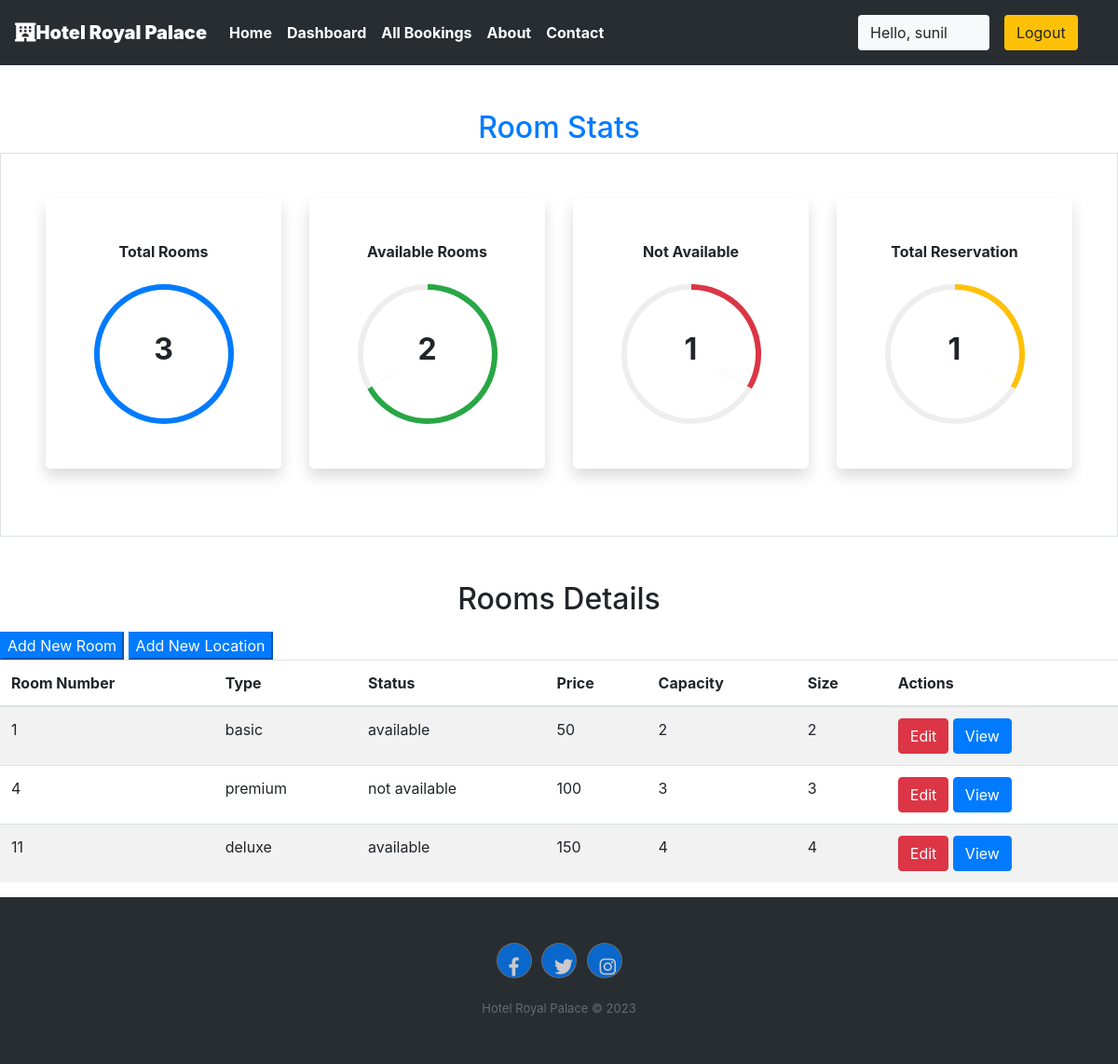
Screenshot of /staff/panel (signed in) with the database file from the repository.
### royal/models.py (models this page shows, shortened)
class Rooms(models.Model):
    ROOM_STATUS = (
    ("1", "available"),
    ("2", "not available"),
    )
    ROOM_TYPE = (
    ("1", "premium"),
    ("2", "deluxe"),
    ("3","basic"),
    )
    room_type = models.CharField(max_length=50,choices = ROOM_TYPE)
    capacity = models.IntegerField()
    price = models.IntegerField()
    size = models.IntegerField()
    hotel = models.ForeignKey(Hotels, on_delete = models.CASCADE)
    status = models.CharField(choices =ROOM_STATUS,max_length = 15)
    roomnumber = models.IntegerField()

### royal/views.py (the view)
# urls.py: path('staff/panel', views.panel,name="staffpanel"),
@login_required(login_url='/staff')
def panel(request):
    if request.user.is_staff == False:
        return HttpResponse('Access Denied')
    rooms = Rooms.objects.all()
    total_rooms = len(rooms)
    available_rooms = len(Rooms.objects.all().filter(status='1'))
    unavailable_rooms = len(Rooms.objects.all().filter(status='2'))
    reserved = len(Reservation.objects.all())
    hotel = Hotels.objects.values_list('location','id').distinct().order_by()
    response = render(request,'staff/panel.html',{'location':hotel,'reserved':reserved,'rooms':rooms,'total_rooms':total_rooms,'available':available_rooms,'unavailable':unavailable_rooms})
    return HttpResponse(response)

### royal/templatetags/app_tags.py (called while the page is built)
@register.filter
def percentage(value1,value2=100):
    return int(value1)/int(value2)*100

### templates/staff/panel.html (shortened to what this page needs)
{% extends 'basic.html' %} {% block title %} staff panel {% endblock title %}  {% block body %}
<section class="my-5 ">
    {%load app_tags%}
    <h2 class="text-center text-primary">Room Stats</h2>
    <div class="container-fluid px-5 py-5 border">
        <div class="row">
            <div class="col-xl-3 col-lg-6 col-sm-12 mb-4 ">
                <div class="bg-white rounded-lg p-5 shadow">
                    <h2 class="h6 font-weight-bold text-center mb-4">Total Rooms</h2>
                    <div class="progress mx-auto" data-value={{ total_rooms|percentage:total_rooms}}>
                        <span class="progress-left">
                                    <span class="progress-bar border-primary"></span>
                        </span>
                        <span class="progress-right">
                                    <span class="progress-bar border-primary"></span>
                        </span>
                        <div class="progress-value w-100 h-100 rounded-circle d-flex align-items-center justify-content-center">
                            <div class="h2 font-weight-bold">{{ total_rooms}}</div>
                        </div>
                    </div>
                </div>
            </div>
            <div class="col-xl-3 col-lg-6 col-sm-12 mb-4">
                <div class="bg-white rounded-lg p-5 shadow">
                    <h2 class="h6 font-weight-bold text-center mb-4">Available Rooms</h2>
                    <div class="progress mx-auto" data-value={{ available|percentage:total_rooms}}>
                        <span class="progress-left">
                                    <span class="progress-bar border-success"></span>
                        </span>
                        <span class="progress-right">
                                    <span class="progress-bar border-success"></span>
                        </span>
                        <div class="progress-value w-100 h-100 rounded-circle d-flex align-items-center justify-content-center">
                            <div class="h2 font-weight-bold">{{ available}}</div>
                        </div>
                    </div>
                </div>
            </div>
            <div class="col-xl-3 col-lg-6 col-sm-12 mb-4">
                <div class="bg-white rounded-lg p-5 shadow">
                    <h2 class="h6 font-weight-bold text-center mb-4">Not Available</h2>
                    <div class="progress mx-auto" data-value={{ unavailable|percentage:total_rooms}}>
                        <span class="progress-left">
                        </span>
                        <span class="progress-right">
                                    <span class="progress-bar border-danger"></span>
                        </span>
                        <div class="progress-value w-100 h-100 rounded-circle d-flex align-items-center justify-content-center">
                            <div class="h2 font-weight-bold">{{ unavailable}}</div>
                        </div>
                    </div>
                </div>
            </div>
            <div class="col-xl-3 col-lg-6 col-sm-12 mb-4">
                <div class="bg-white rounded-lg p-5 shadow">
                    <h2 class="h6 font-weight-bold text-center mb-4">Total Reservation</h2>
                    <div class="progress mx-auto" data-value={{reserved |percentage:total_rooms}}>
                        <span class="progress-left">
                        </span>
                        <span class="progress-right">
                                    <span class="progress-bar border-warning"></span>
                        </span>
                        <div class="progress-value w-100 h-100 rounded-circle d-flex align-items-center justify-content-center">
                            <div class="h2 font-weight-bold">{{reserved}}</div>
                        </div>
                    </div>
                </div>
            </div>
        </div>
    </div>
</section>
<h2 class="text-center pb-2">Rooms Details</h2>
<Button class="btn-group btn-primary" data-toggle="modal" data-target="#newroom">Add New Room</Button>
<Button class="btn-group btn-primary " data-toggle="modal" data-target="#newlocation">Add New Location</Button>
<table class="table table-striped  ">
    <thead>
        <th>Room Number</th>
        <th>Type</th>
        <th>Status</th>
        <th>Price</th>
        <th>Capacity</th>
        <th>Size</th>
        <th colspan="2">Actions</th>
    </thead>
    {% if rooms %} {% for each_room in rooms %}
    <tr>
        <td>{{each_room.roomnumber}}</td>
        <td>{{each_room.get_room_type_display}}</td>
        <td>{{each_room.get_status_display}}</td>
        <td>{{each_room.price}}</td>
        <td>{{each_room.capacity}}</td>
        <td>{{each_room.size}}</td>
        <td colspan="2">
            <a href="/staff/panel/edit-room?roomid={{each_room.id}}"><Button class="btn btn-danger">Edit</Button></a>
            <a href="/staff/panel/view-room?roomid={{each_room.id}}"><Button class="btn btn-primary">View</Button></a>
        </td>
    </tr>
    {% endfor %} {% endif %}
</table>
{% endblock body %}

### templates/basic.html (shortened to what this page needs)
{% load static %}
<!DOCTYPE html>
<!DOCTYPE html>
<html lang="en">
<head>
    <link rel="stylesheet" href="https://use.fontawesome.com/releases/v5.7.0/css/all.css">
    <link rel="stylesheet" href="https://maxcdn.bootstrapcdn.com/bootstrap/4.5.0/css/bootstrap.min.css" >
</head>
<body>
    <div class="container-fluid px-0">
        <nav class="navbar navbar-expand-lg navbar-dark font-weight-bold" style="background-color:#282d32">
            <a class="navbar-brand text-bold bg-black " href="/"><i class="fas fa-hotel text-"></i><b>Hotel Royal Palace</b></a>
            <div class="collapse navbar-collapse " id="navbarSupportedContent">
                <ul class="navbar-nav mr-auto ">
                    <li class="nav-item active">
                        <a class="nav-link text-bold " href="/home"> Home</a>
                    </li>
                    {% if user.is_staff %}
                    <li class="nav-item active">
                        <a class="nav-link text-bold" href="/staff/panel">Dashboard </a>
                    </li>
                    {% elif user.is_staff == False and user.is_authenticated %}
                    <li class="nav-item active">
                            <a class="nav-link text-bold" href="/user/bookings">My Bookings </a>
                        </li>
                    {% endif %}
                    {% if user.is_staff %}
                    <li class="nav-item active">
                            <a class="nav-link text-bold" href="/staff/allbookings">All Bookings </a>
                        </li>
                    {% endif %}
                    <li class="nav-item active">
                        <a class="nav-link text-bold" href="/about">About</a>
                    </li>
                    <li class="nav-item active">
                        <a class="nav-link text-bold" href="/contact">Contact </a>
                    </li>
                </ul>
                {% if user.is_authenticated %}
                      <button class="btn btn-group bg-light" data-toggle="modal" data-target="#forlogin">
                       Hello, {{request.user}}
                       <a href="/logout" class="nav-link">
                    <button class="btn btn-group bg-warning" data-toggle="modal" data-target="#forlogin">
                        Logout
                    </button></a>&nbsp; &nbsp;
                    </button>
                {% endif %}
            </div>
        </nav>
    </div>
    {% block body %}
    {% endblock body %}
    <div class="footer-dark">
        <footer>
            <div class="container">
                <div class="row">
                    <div class="col item social">
                        <a class="btn btn-square btn-primary mx-1" href=""><i class="fab fa-facebook-f"></i></a>
                        <a class="btn btn-square btn-primary mx-1" href=""><i class="fab fa-twitter"></i></a>
                        <a class="btn btn-square btn-primary mx-1" href=""><i class="fab fa-instagram"></i></a>
                    </div>
                </div>
                <p class="copyright">Hotel Royal Palace © 2023</p>
            </div>
        </footer>
    </div>
</body>
</html>

### templates/staff/panel.html (style rules this page uses)
.progress { width: 150px; height: 150px; background: none; position: relative; }
.progress::after { content: ""; width: 100%; height: 100%; border-radius: 50%; border: 6px solid #eee; position: absolute; top: 0; left: 0; }
.progress>span { width: 50%; height: 100%; overflow: hidden; position: absolute; top: 0; z-index: 1; }
.progress .progress-left { left: 0; }
.progress .progress-bar { width: 100%; height: 100%; background: none; border-width: 6px; border-style: solid; position: absolute; top: 0; }
.progress .progress-left .progress-bar { left: 100%; border-top-right-radius: 80px; border-bottom-right-radius: 80px; border-left: 0; -webkit-transform-origin: center left; transform-origin: center left; }
.progress .progress-right { right: 0; }
.progress .progress-right .progress-bar { left: -100%; border-top-left-radius: 80px; border-bottom-left-radius: 80px; border-right: 0; -webkit-transform-origin: center right; transform-origin: center right; }
.progress .progress-value { position: absolute; top: 0; left: 0; }
body { min-height: 100vh; }
.rounded-lg { border-radius: 1rem; }

### templates/basic.html (style rules this page uses)
a { text-decoration: none; }
.footer-dark { padding:50px 0; color:#f0f9ff; background-color:#282d32; }
.footer-dark .item.social { text-align:center; }
.footer-dark .item.social > a { font-size:20px; width:36px; height:36px; line-height:36px; display:inline-block; text-align:center; border-radius:50%; box-shadow:0 0 0 1px rgba(255,255,255,0.4); margin:0 8px; color:#fff; opacity:0.75; }
.footer-dark .copyright { text-align:center; padding-top:24px; opacity:0.3; font-size:13px; margin-bottom:0; }

### rows the page displays
Rooms: roomnumber "1", room_type "basic", status "available", price "50", capacity "2", size "2"
Rooms: roomnumber "4", room_type "premium", status "not available", price "100", capacity "3", size "3"
Rooms: roomnumber "11", room_type "deluxe", status "available", price "150", capacity "4", size "4"

### other values shown
{{ request.user }} "sunil"
{{ total_rooms }} "3"
{{ available }} "2"
{{ unavailable }} "1"
{{ reserved }} "1"
